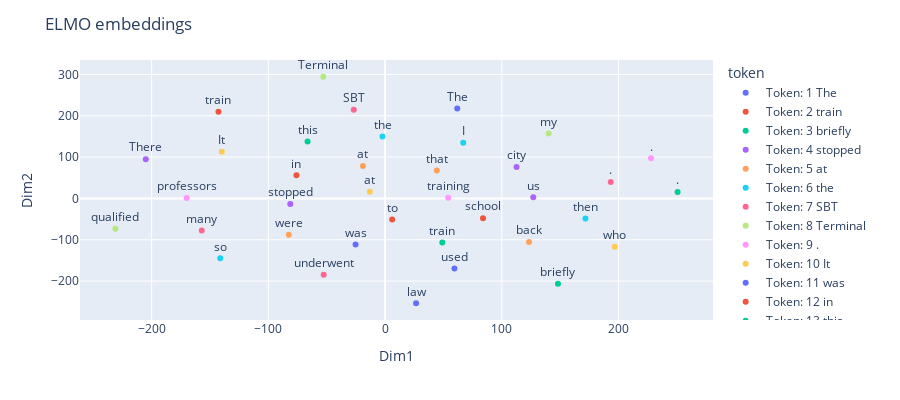

The code cell stored with this chart in its notebook:
### Markdown cell above
In the below plot, ELMO was successful is differentiating the word train referring to the locomotive and the word referring to teach or coach (And Oh coach is a homograph too!).

This feature known as the word sense disambiguation is key for the [ELMO model](https://arxiv.org/pdf/1802.05365.pdf)

### Code cell
perplexity_s=30
elmo_embedding =  ELMoEmbeddings()
embeddings,tokens=get_embeddings(text,elmo_embedding)
fig=tsne_plot_embeddings(embeddings,tokens,perplexity_s)
fig.update_layout(height=400, title_text=" ELMO embeddings")
fig.show()

### Figure 1 — Plotly figure (JSON) as saved in the notebook; plotly's stock layout.template omitted (floating-point values rounded to 4 significant figures)
{"data": [{"hovertemplate": "token=Token: 1 The<br>Dim1=%{x}<br>Dim2=%{y}<br>text=%{text}<extra></extra>", "legendgroup": "Token: 1 The", "marker": {"color": "#636efa", "symbol": "circle"}, "mode": "markers+text", "name": "Token: 1 The", "orientation": "v", "showlegend": true, "text": ["The"], "textposition": "top center", "type": "scatter", "x": [61.87], "xaxis": "x", "y": [217.3], "yaxis": "y"}, {"hovertemplate": "token=Token: 2 train<br>Dim1=%{x}<br>Dim2=%{y}<br>text=%{text}<extra></extra>", "legendgroup": "Token: 2 train", "marker": {"color": "#EF553B", "symbol": "circle"}, "mode": "markers+text", "name": "Token: 2 train", "orientation": "v", "showlegend": true, "text": ["train"], "textposition": "top center", "type": "scatter", "x": [-142.7], "xaxis": "x", "y": [209.5], "yaxis": "y"}, {"hovertemplate": "token=Token: 3 briefly<br>Dim1=%{x}<br>Dim2=%{y}<br>text=%{text}<extra></extra>", "legendgroup": "Token: 3 briefly", "marker": {"color": "#00cc96", "symbol": "circle"}, "mode": "markers+text", "name": "Token: 3 briefly", "orientation": "v", "showlegend": true, "text": ["briefly"], "textposition": "top center", "type": "scatter", "x": [148.2], "xaxis": "x", "y": [-206.3], "yaxis": "y"}, {"hovertemplate": "token=Token: 4 stopped<br>Dim1=%{x}<br>Dim2=%{y}<br>text=%{text}<extra></extra>", "legendgroup": "Token: 4 stopped", "marker": {"color": "#ab63fa", "symbol": "circle"}, "mode": "markers+text", "name": "Token: 4 stopped", "orientation": "v", "showlegend": true, "text": ["stopped"], "textposition": "top center", "type": "scatter", "x": [-81.21], "xaxis": "x", "y": [-13.41], "yaxis": "y"}, {"hovertemplate": "token=Token: 5 at<br>Dim1=%{x}<br>Dim2=%{y}<br>text=%{text}<extra></extra>", "legendgroup": "Token: 5 at", "marker": {"color": "#FFA15A", "symbol": "circle"}, "mode": "markers+text", "name": "Token: 5 at", "orientation": "v", "showlegend": true, "text": ["at"], "textposition": "top center", "type": "scatter", "x": [-18.94], "xaxis": "x", "y": [78.55], "yaxis": "y"}, {"hovertemplate": "token=Token: 6 the<br>Dim1=%{x}<br>Dim2=%{y}<br>text=%{text}<extra></extra>", "legendgroup": "Token: 6 the", "marker": {"color": "#19d3f3", "symbol": "circle"}, "mode": "markers+text", "name": "Token: 6 the", "orientation": "v", "showlegend": true, "text": ["the"], "textposition": "top center", "type": "scatter", "x": [-2.185], "xaxis": "x", "y": [149.9], "yaxis": "y"}, {"hovertemplate": "token=Token: 7 SBT<br>Dim1=%{x}<br>Dim2=%{y}<br>text=%{text}<extra></extra>", "legendgroup": "Token: 7 SBT", "marker": {"color": "#FF6692", "symbol": "circle"}, "mode": "markers+text", "name": "Token: 7 SBT", "orientation": "v", "showlegend": true, "text": ["SBT"], "textposition": "top center", "type": "scatter", "x": [-26.8], "xaxis": "x", "y": [214.5], "yaxis": "y"}, {"hovertemplate": "token=Token: 8 Terminal<br>Dim1=%{x}<br>Dim2=%{y}<br>text=%{text}<extra></extra>", "legendgroup": "Token: 8 Terminal", "marker": {"color": "#B6E880", "symbol": "circle"}, "mode": "markers+text", "name": "Token: 8 Terminal", "orientation": "v", "showlegend": true, "text": ["Terminal"], "textposition": "top center", "type": "scatter", "x": [-52.96], "xaxis": "x", "y": [294.4], "yaxis": "y"}, {"hovertemplate": "token=Token: 9 .<br>Dim1=%{x}<br>Dim2=%{y}<br>text=%{text}<extra></extra>", "legendgroup": "Token: 9 .", "marker": {"color": "#FF97FF", "symbol": "circle"}, "mode": "markers+text", "name": "Token: 9 .", "orientation": "v", "showlegend": true, "text": ["."], "textposition": "top center", "type": "scatter", "x": [227.9], "xaxis": "x", "y": [96.92], "yaxis": "y"}, {"hovertemplate": "token=Token: 10 It<br>Dim1=%{x}<br>Dim2=%{y}<br>text=%{text}<extra></extra>", "legendgroup": "Token: 10 It", "marker": {"color": "#FECB52", "symbol": "circle"}, "mode": "markers+text", "name": "Token: 10 It", "orientation": "v", "showlegend": true, "text": ["It"], "textposition": "top center", "type": "scatter", "x": [-139.9], "xaxis": "x", "y": [113.1], "yaxis": "y"}, {"hovertemplate": "token=Token: 11 was<br>Dim1=%{x}<br>Dim2=%{y}<br>text=%{text}<extra></extra>", "legendgroup": "Token: 11 was", "marker": {"color": "#636efa", "symbol": "circle"}, "mode": "markers+text", "name": "Token: 11 was", "orientation": "v", "showlegend": true, "text": ["was"], "textposition": "top center", "type": "scatter", "x": [-25.27], "xaxis": "x", "y": [-111.6], "yaxis": "y"}, {"hovertemplate": "token=Token: 12 in<br>Dim1=%{x}<br>Dim2=%{y}<br>text=%{text}<extra></extra>", "legendgroup": "Token: 12 in", "marker": {"color": "#EF553B", "symbol": "circle"}, "mode": "markers+text", "name": "Token: 12 in", "orientation": "v", "showlegend": true, "text": ["in"], "textposition": "top center", "type": "scatter", "x": [-75.92], "xaxis": "x", "y": [55.89], "yaxis": "y"}, {"hovertemplate": "token=Token: 13 this<br>Dim1=%{x}<br>Dim2=%{y}<br>text=%{text}<extra></extra>", "legendgroup": "Token: 13 this", "marker": {"color": "#00cc96", "symbol": "circle"}, "mode": "markers+text", "name": "Token: 13 this", "orientation": "v", "showlegend": true, "text": ["this"], "textposition": "top center", "type": "scatter", "x": [-66.38], "xaxis": "x", "y": [137.9], "yaxis": "y"}, {"hovertemplate": "token=Token: 14 city<br>Dim1=%{x}<br>Dim2=%{y}<br>text=%{text}<extra></extra>", "legendgroup": "Token: 14 city", "marker": {"color": "#ab63fa", "symbol": "circle"}, "mode": "markers+text", "name": "Token: 14 city", "orientation": "v", "showlegend": true, "text": ["city"], "textposition": "top center", "type": "scatter", "x": [112.7], "xaxis": "x", "y": [76.16], "yaxis": "y"}, {"hovertemplate": "token=Token: 15 that<br>Dim1=%{x}<br>Dim2=%{y}<br>text=%{text}<extra></extra>", "legendgroup": "Token: 15 that", "marker": {"color": "#FFA15A", "symbol": "circle"}, "mode": "markers+text", "name": "Token: 15 that", "orientation": "v", "showlegend": true, "text": ["that"], "textposition": "top center", "type": "scatter", "x": [44.33], "xaxis": "x", "y": [67.51], "yaxis": "y"}, {"hovertemplate": "token=Token: 16 I<br>Dim1=%{x}<br>Dim2=%{y}<br>text=%{text}<extra></extra>", "legendgroup": "Token: 16 I", "marker": {"color": "#19d3f3", "symbol": "circle"}, "mode": "markers+text", "name": "Token: 16 I", "orientation": "v", "showlegend": true, "text": ["I"], "textposition": "top center", "type": "scatter", "x": [66.99], "xaxis": "x", "y": [134.5], "yaxis": "y"}, {"hovertemplate": "token=Token: 17 underwent<br>Dim1=%{x}<br>Dim2=%{y}<br>text=%{text}<extra></extra>", "legendgroup": "Token: 17 underwent", "marker": {"color": "#FF6692", "symbol": "circle"}, "mode": "markers+text", "name": "Token: 17 underwent", "orientation": "v", "showlegend": true, "text": ["underwent"], "textposition": "top center", "type": "scatter", "x": [-52.57], "xaxis": "x", "y": [-184.9], "yaxis": "y"}, {"hovertemplate": "token=Token: 18 my<br>Dim1=%{x}<br>Dim2=%{y}<br>text=%{text}<extra></extra>", "legendgroup": "Token: 18 my", "marker": {"color": "#B6E880", "symbol": "circle"}, "mode": "markers+text", "name": "Token: 18 my", "orientation": "v", "showlegend": true, "text": ["my"], "textposition": "top center", "type": "scatter", "x": [140.2], "xaxis": "x", "y": [157.0], "yaxis": "y"}, {"hovertemplate": "token=Token: 19 training<br>Dim1=%{x}<br>Dim2=%{y}<br>text=%{text}<extra></extra>", "legendgroup": "Token: 19 training", "marker": {"color": "#FF97FF", "symbol": "circle"}, "mode": "markers+text", "name": "Token: 19 training", "orientation": "v", "showlegend": true, "text": ["training"], "textposition": "top center", "type": "scatter", "x": [54.12], "xaxis": "x", "y": [1.82], "yaxis": "y"}, {"hovertemplate": "token=Token: 20 at<br>Dim1=%{x}<br>Dim2=%{y}<br>text=%{text}<extra></extra>", "legendgroup": "Token: 20 at", "marker": {"color": "#FECB52", "symbol": "circle"}, "mode": "markers+text", "name": "Token: 20 at", "orientation": "v", "showlegend": true, "text": ["at"], "textposition": "top center", "type": "scatter", "x": [-13.02], "xaxis": "x", "y": [16.38], "yaxis": "y"}, {"hovertemplate": "token=Token: 21 law<br>Dim1=%{x}<br>Dim2=%{y}<br>text=%{text}<extra></extra>", "legendgroup": "Token: 21 law", "marker": {"color": "#636efa", "symbol": "circle"}, "mode": "markers+text", "name": "Token: 21 law", "orientation": "v", "showlegend": true, "text": ["law"], "textposition": "top center", "type": "scatter", "x": [26.58], "xaxis": "x", "y": [-253.6], "yaxis": "y"}, {"hovertemplate": "token=Token: 22 school<br>Dim1=%{x}<br>Dim2=%{y}<br>text=%{text}<extra></extra>", "legendgroup": "Token: 22 school", "marker": {"color": "#EF553B", "symbol": "circle"}, "mode": "markers+text", "name": "Token: 22 school", "orientation": "v", "showlegend": true, "text": ["school"], "textposition": "top center", "type": "scatter", "x": [83.93], "xaxis": "x", "y": [-47.7], "yaxis": "y"}, {"hovertemplate": "token=Token: 23 .<br>Dim1=%{x}<br>Dim2=%{y}<br>text=%{text}<extra></extra>", "legendgroup": "Token: 23 .", "marker": {"color": "#00cc96", "symbol": "circle"}, "mode": "markers+text", "name": "Token: 23 .", "orientation": "v", "showlegend": true, "text": ["."], "textposition": "top center", "type": "scatter", "x": [250.7], "xaxis": "x", "y": [15.32], "yaxis": "y"}, {"hovertemplate": "token=Token: 24 There<br>Dim1=%{x}<br>Dim2=%{y}<br>text=%{text}<extra></extra>", "legendgroup": "Token: 24 There", "marker": {"color": "#ab63fa", "symbol": "circle"}, "mode": "markers+text", "name": "Token: 24 There", "orientation": "v", "showlegend": true, "text": ["There"], "textposition": "top center", "type": "scatter", "x": [-205.0], "xaxis": "x", "y": [94.92], "yaxis": "y"}, {"hovertemplate": "token=Token: 25 were<br>Dim1=%{x}<br>Dim2=%{y}<br>text=%{text}<extra></extra>", "legendgroup": "Token: 25 were", "marker": {"color": "#FFA15A", "symbol": "circle"}, "mode": "markers+text", "name": "Token: 25 were", "orientation": "v", "showlegend": true, "text": ["were"], "textposition": "top center", "type": "scatter", "x": [-82.47], "xaxis": "x", "y": [-88.17], "yaxis": "y"}, {"hovertemplate": "token=Token: 26 so<br>Dim1=%{x}<br>Dim2=%{y}<br>text=%{text}<extra></extra>", "legendgroup": "Token: 26 so", "marker": {"color": "#19d3f3", "symbol": "circle"}, "mode": "markers+text", "name": "Token: 26 so", "orientation": "v", "showlegend": true, "text": ["so"], "textposition": "top center", "type": "scatter", "x": [-141.2], "xaxis": "x", "y": [-144.8], "yaxis": "y"}, {"hovertemplate": "token=Token: 27 many<br>Dim1=%{x}<br>Dim2=%{y}<br>text=%{text}<extra></extra>", "legendgroup": "Token: 27 many", "marker": {"color": "#FF6692", "symbol": "circle"}, "mode": "markers+text", "name": "Token: 27 many", "orientation": "v", "showlegend": true, "text": ["many"], "textposition": "top center", "type": "scatter", "x": [-157.1], "xaxis": "x", "y": [-77.36], "yaxis": "y"}, {"hovertemplate": "token=Token: 28 qualified<br>Dim1=%{x}<br>Dim2=%{y}<br>text=%{text}<extra></extra>", "legendgroup": "Token: 28 qualified", "marker": {"color": "#B6E880", "symbol": "circle"}, "mode": "markers+text", "name": "Token: 28 qualified", "orientation": "v", "showlegend": true, "text": ["qualified"], "textposition": "top center", "type": "scatter", "x": [-231.0], "xaxis": "x", "y": [-73.39], "yaxis": "y"}, {"hovertemplate": "token=Token: 29 professors<br>Dim1=%{x}<br>Dim2=%{y}<br>text=%{text}<extra></extra>", "legendgroup": "Token: 29 professors", "marker": {"color": "#FF97FF", "symbol": "circle"}, "mode": "markers+text", "name": "Token: 29 professors", "orientation": "v", "showlegend": true, "text": ["professors"], "textposition": "top center", "type": "scatter", "x": [-170.0], "xaxis": "x", "y": [0.8588], "yaxis": "y"}, {"hovertemplate": "token=Token: 30 who<br>Dim1=%{x}<br>Dim2=%{y}<br>text=%{text}<extra></extra>", "legendgroup": "Token: 30 who", "marker": {"color": "#FECB52", "symbol": "circle"}, "mode": "markers+text", "name": "Token: 30 who", "orientation": "v", "showlegend": true, "text": ["who"], "textposition": "top center", "type": "scatter", "x": [196.8], "xaxis": "x", "y": [-117.2], "yaxis": "y"}, {"hovertemplate": "token=Token: 31 used<br>Dim1=%{x}<br>Dim2=%{y}<br>text=%{text}<extra></extra>", "legendgroup": "Token: 31 used", "marker": {"color": "#636efa", "symbol": "circle"}, "mode": "markers+text", "name": "Token: 31 used", "orientation": "v", "showlegend": true, "text": ["used"], "textposition": "top center", "type": "scatter", "x": [59.42], "xaxis": "x", "y": [-169.7], "yaxis": "y"}, {"hovertemplate": "token=Token: 32 to<br>Dim1=%{x}<br>Dim2=%{y}<br>text=%{text}<extra></extra>", "legendgroup": "Token: 32 to", "marker": {"color": "#EF553B", "symbol": "circle"}, "mode": "markers+text", "name": "Token: 32 to", "orientation": "v", "showlegend": true, "text": ["to"], "textposition": "top center", "type": "scatter", "x": [6.078], "xaxis": "x", "y": [-50.9], "yaxis": "y"}, {"hovertemplate": "token=Token: 33 train<br>Dim1=%{x}<br>Dim2=%{y}<br>text=%{text}<extra></extra>", "legendgroup": "Token: 33 train", "marker": {"color": "#00cc96", "symbol": "circle"}, "mode": "markers+text", "name": "Token: 33 train", "orientation": "v", "showlegend": true, "text": ["train"], "textposition": "top center", "type": "scatter", "x": [49.04], "xaxis": "x", "y": [-106.4], "yaxis": "y"}, {"hovertemplate": "token=Token: 34 us<br>Dim1=%{x}<br>Dim2=%{y}<br>text=%{text}<extra></extra>", "legendgroup": "Token: 34 us", "marker": {"color": "#ab63fa", "symbol": "circle"}, "mode": "markers+text", "name": "Token: 34 us", "orientation": "v", "showlegend": true, "text": ["us"], "textposition": "top center", "type": "scatter", "x": [127.0], "xaxis": "x", "y": [2.806], "yaxis": "y"}, {"hovertemplate": "token=Token: 35 back<br>Dim1=%{x}<br>Dim2=%{y}<br>text=%{text}<extra></extra>", "legendgroup": "Token: 35 back", "marker": {"color": "#FFA15A", "symbol": "circle"}, "mode": "markers+text", "name": "Token: 35 back", "orientation": "v", "showlegend": true, "text": ["back"], "textposition": "top center", "type": "scatter", "x": [123.3], "xaxis": "x", "y": [-105.5], "yaxis": "y"}, {"hovertemplate": "token=Token: 36 then<br>Dim1=%{x}<br>Dim2=%{y}<br>text=%{text}<extra></extra>", "legendgroup": "Token: 36 then", "marker": {"color": "#19d3f3", "symbol": "circle"}, "mode": "markers+text", "name": "Token: 36 then", "orientation": "v", "showlegend": true, "text": ["then"], "textposition": "top center", "type": "scatter", "x": [171.7], "xaxis": "x", "y": [-48.72], "yaxis": "y"}, {"hovertemplate": "token=Token: 37 .<br>Dim1=%{x}<br>Dim2=%{y}<br>text=%{text}<extra></extra>", "legendgroup": "Token: 37 .", "marker": {"color": "#FF6692", "symbol": "circle"}, "mode": "markers+text", "name": "Token: 37 .", "orientation": "v", "showlegend": true, "text": ["."], "textposition": "top center", "type": "scatter", "x": [193.4], "xaxis": "x", "y": [39.71], "yaxis": "y"}], "layout": {"height": 400, "legend": {"title": {"text": "token"}, "tracegroupgap": 0}, "margin": {"t": 60}, "title": {"text": " ELMO embeddings"}, "xaxis": {"anchor": "y", "domain": [0, 1], "title": {"text": "Dim1"}}, "yaxis": {"anchor": "x", "domain": [0, 1], "title": {"text": "Dim2"}}}}
